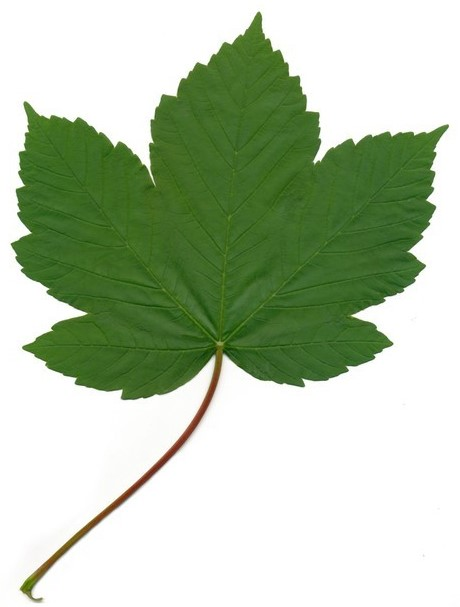
%> input picture Maple.jpg, 460 x 607 px
$ octave exercise_1_identify_leaf_contour.m   (GNU Octave 9; MATLAB toolbox functions it lacks are replaced by stand-ins)
%> lines starting %> are read from the running program, lines starting %| are printed output that depends on the picture; in (x1, y1, x2, y2) boxes, pixels count from 0 and x2, y2 are one past the last pixel; in counts of white or black regions, pixels touching at a corner belong together; the program's own positions count from 1
%{
Exercise 1 set by Hao-Chun Hsu
Write a MATLAB script to identify the contour of the maple leaf in image ‘Maple.jpg’. The program should be able to exclude the petiole from the contour. Draw the contour on top of the maple leaf in the image. Please also calculate the ratio of leaf contour and leaf area.
%}

clear all
close all

% Convert image to binary image based on threshold
I = imread('Maple.jpg');
%> I is the input picture: size 607x460x3 uint8; mean R, G, B 181.5, 197, 171.4
grayI = rgb2gray(I);
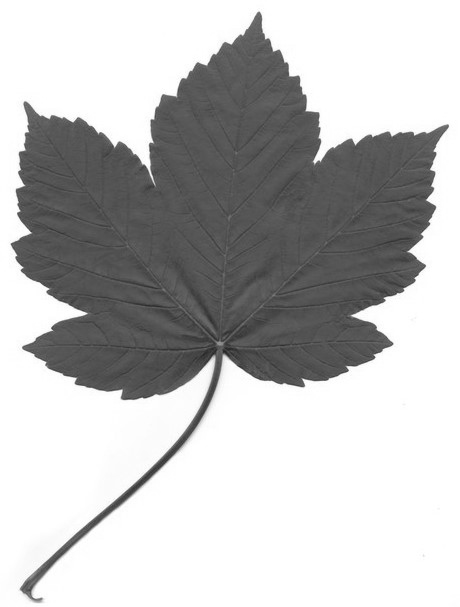
%> grayI: size 607x460 uint8; min 35, max 255, mean 189.4
level = graythresh(I);
%> level = 0.631
thresh = round(level*255)
%> thresh = 161
BW = im2bw(grayI, level);
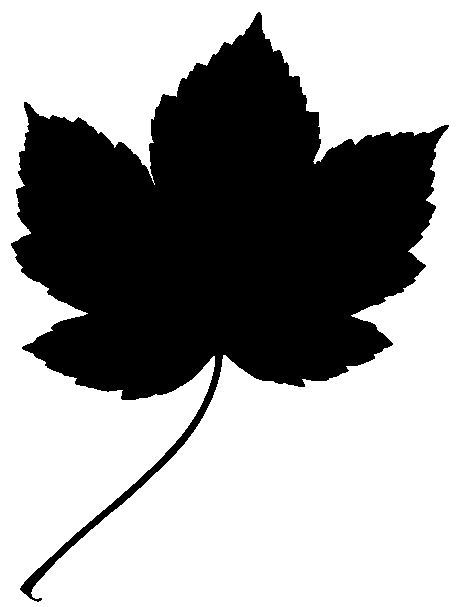
%> BW: size 607x460 logical; 61.9% white; 1 black region, box (x1, y1, x2, y2) and area: (11, 12, 449, 602) 106283
figure;
subplot(1, 3, 1), imshow(grayI);
subplot(1, 3, 2); imhist(grayI);
line([thresh thresh], [0 300]);
subplot(1, 3, 3); imshow(BW);
%> after `imshow(BW)`:
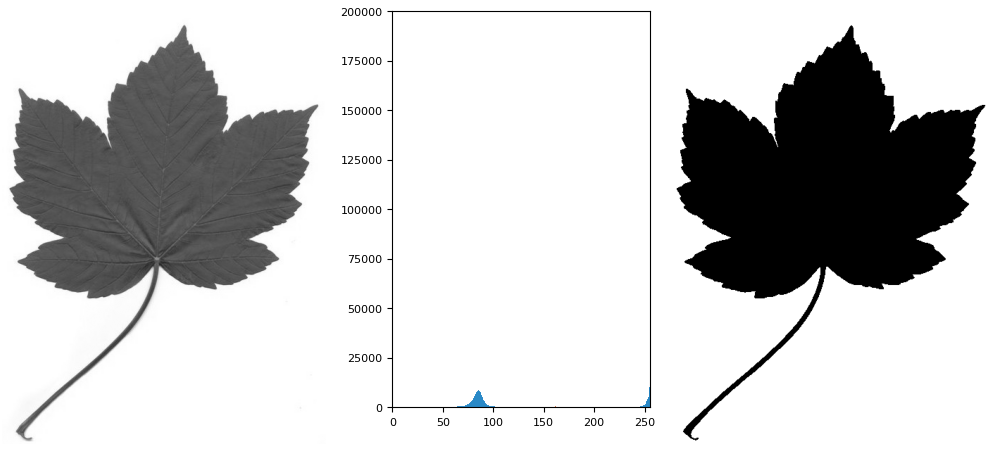
%> figure redrawn from the program's plot data, 3 panels

% Complement the binary image and exclude the petiole by image opening
newBW = imcomplement(BW);
openedBW = imopen(newBW, strel('octagon', 6));
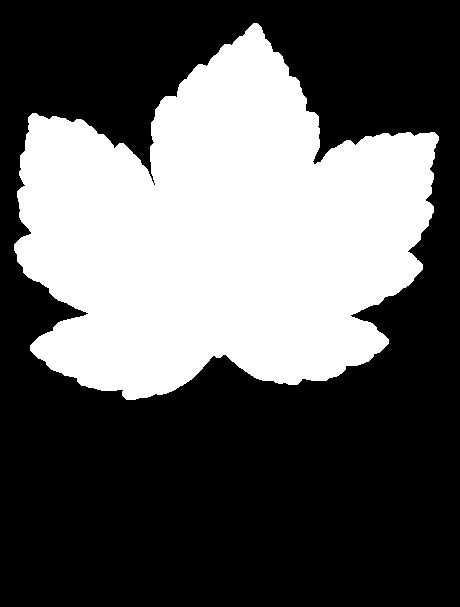
%> openedBW: size 607x460 logical; 36.9% white; 1 white region, box (x1, y1, x2, y2) and area: (14, 23, 439, 400) 103049
figure;
subplot(1, 2, 1); imshow(newBW);
subplot(1, 2, 2); imshow(openedBW);

% Identify the contour and draw it on top of the leaf in the image
Icontour = I;
contour = bwperim(openedBW, 8);
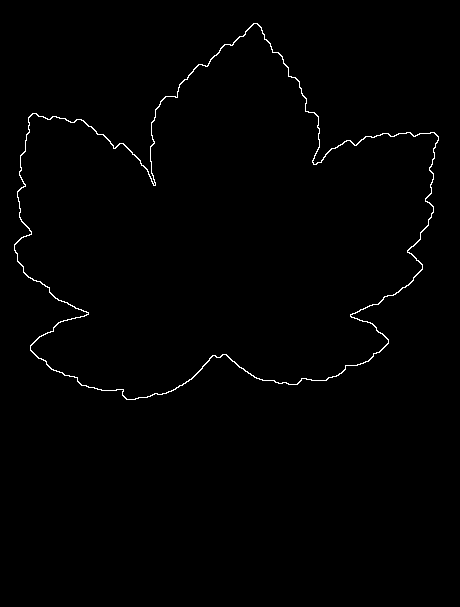
%> contour: size 607x460 logical; 0.81% white in thin lines or dots, all inside (x1, y1, x2, y2) = (14, 23, 439, 400)
num_pixels = prod(size(BW));
%> num_pixels = 279220
c_index = find(contour == 1);
%> c_index = 2274 values from 8743 to 266007
Icontour([c_index c_index+num_pixels c_index+num_pixels*2]) = 0;
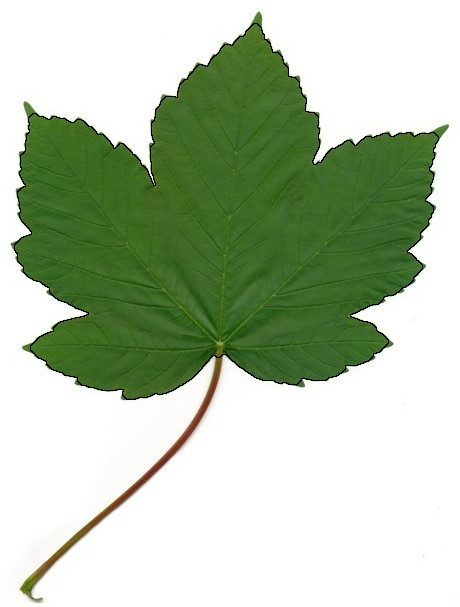
%> Icontour: size 607x460x3 uint8; 0.81% of pixels changed, all inside (x1, y1, x2, y2) = (14, 23, 439, 400)
figure;
subplot(1, 2, 1); imshow(contour);
subplot(1, 2, 2); imshow(Icontour);
imwrite(contour, 'Maple_bw_contour.jpg')
imwrite(Icontour, 'Maple_with_contour.jpg')

% Calculate the ratio of leaf contour and area
area = sum(openedBW(:))
%> area = 103049
contour_length = sum(contour(:))
%> contour_length = 2274
ratio = contour_length/area
%> ratio = 0.0221
